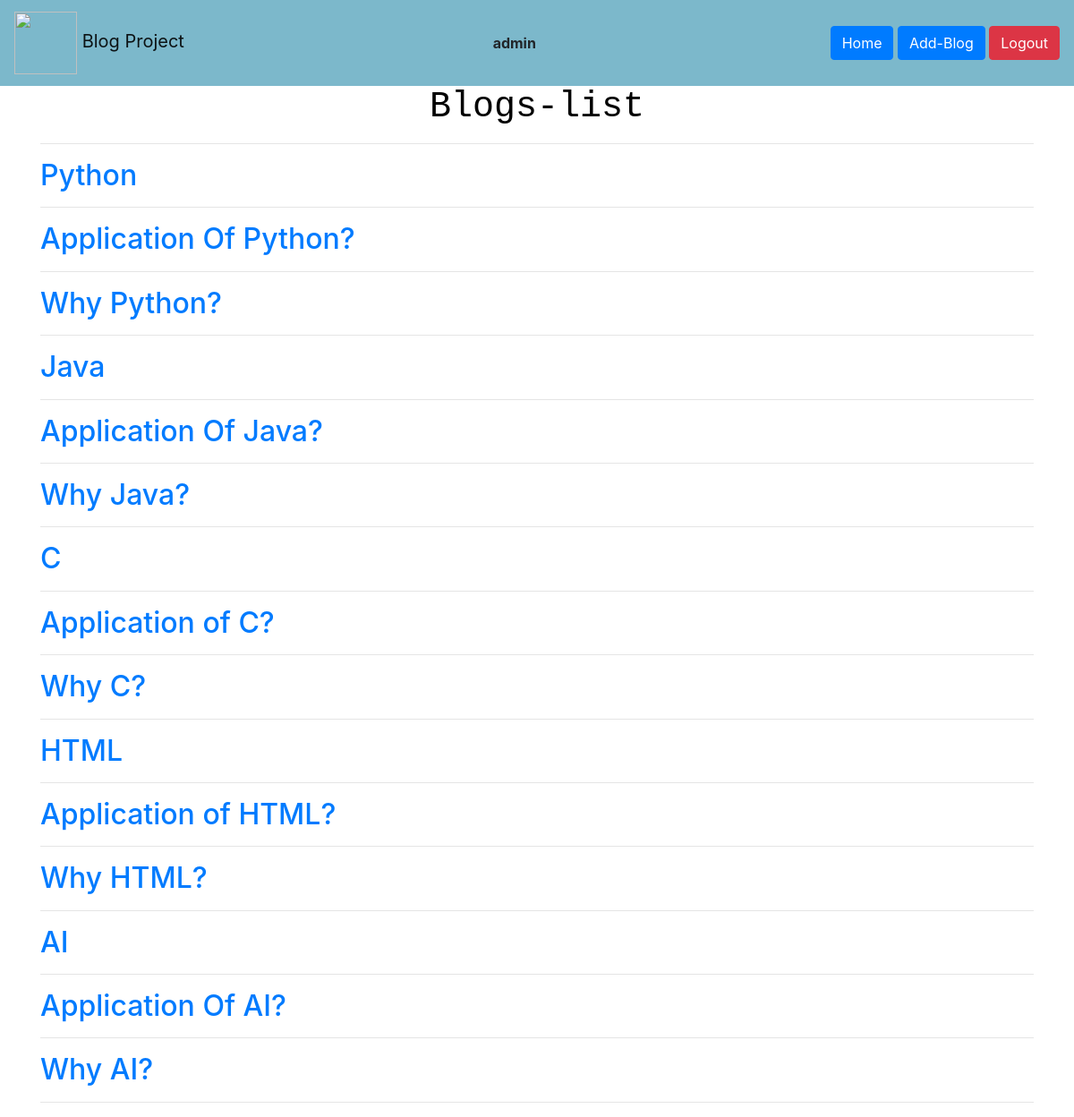
The app's page /blogs/list/ (signed in) with its own data.
### blogapp/models.py (models this page shows, shortened)
class Blogs(models.Model):
    title=models.CharField(max_length=50)
    blog_posted=models.DateTimeField(auto_now_add=True)
    body=models.TextField()
    blog_image=models.ImageField(upload_to='images/')
    user=models.ForeignKey(User,on_delete=models.CASCADE)

### blogapp/views.py (the view)
# urls.py: path("list/",views.list_of_blogs),
@login_required
def list_of_blogs(request):
    data=Blogs.objects.all()
    return render(request,"blogapp/list.html",{"data":data})

### blogapp/templates/blogapp/list.html (shortened to what this page needs)
<!doctype html>
<html lang="en">
  <head>
    {% load crispy_forms_tags %}
    <link rel="stylesheet" href="https://cdn.jsdelivr.net/npm/bootstrap@4.0.0/dist/css/bootstrap.min.css">
  </head>
  <body>
    <nav class="navbar navbar-light" style="background-color: #7cb8cb;">
      <a class="navbar-brand" href="#">
        <img src=" https://www.searchenginejournal.com/wp-content/uploads/2020/08/7-ways-a-blog-can-help-your-business-right-now-5f3c06b9eb24e-1280x720.png" width="70" height="70" alt=""> Blog Project
      </a>
      <b> {{user}}</b>
      <div>
        <a href="/blogs/home/" class="btn btn-primary">Home</a>
        <a href="/blogs/add/" class="btn btn-primary">Add-Blog</a>
        <a href="/logout/" class="btn btn-danger">Logout</a>
      </div>
    </nav>
    <div class="container">
        <h1 style="text-align: center; font-family: monospace; color:black"> Blogs-list </h1>
        <hr>
        {% for x in data %}
        <h2><a href="/blogs/detail/{{x.id}}/"> {{x.title}}</a></h2>
        <hr>
        {% endfor %}
      </div>
  </body>
</html>

### blogapp/templates/blogapp/list.html (style rules this page uses)
body { background-image: url('https://encrypted-tbn0.gstatic.com/images?q=tbn:ANd9GcSNnbrjxu2jF25BCYgebzaweELmyPMuEVpo3w&s'); background-repeat: no-repeat; background-attachment: fixed; background-size: cover; }

### records on screen
Blogs: title "Python"
Blogs: title "Application Of Python?"
Blogs: title "Why Python?"
Blogs: title "Java"
Blogs: title "Application Of Java?"
Blogs: title "Why Java?"
Blogs: title "C"
Blogs: title "Application of C?"
Blogs: title "Why C?"
Blogs: title "HTML"
Blogs: title "Application of HTML?"
Blogs: title "Why HTML?"
Blogs: title "AI"
Blogs: title "Application Of AI?"
Blogs: title "Why AI?"

### other values on screen
{{ user }} "admin"
